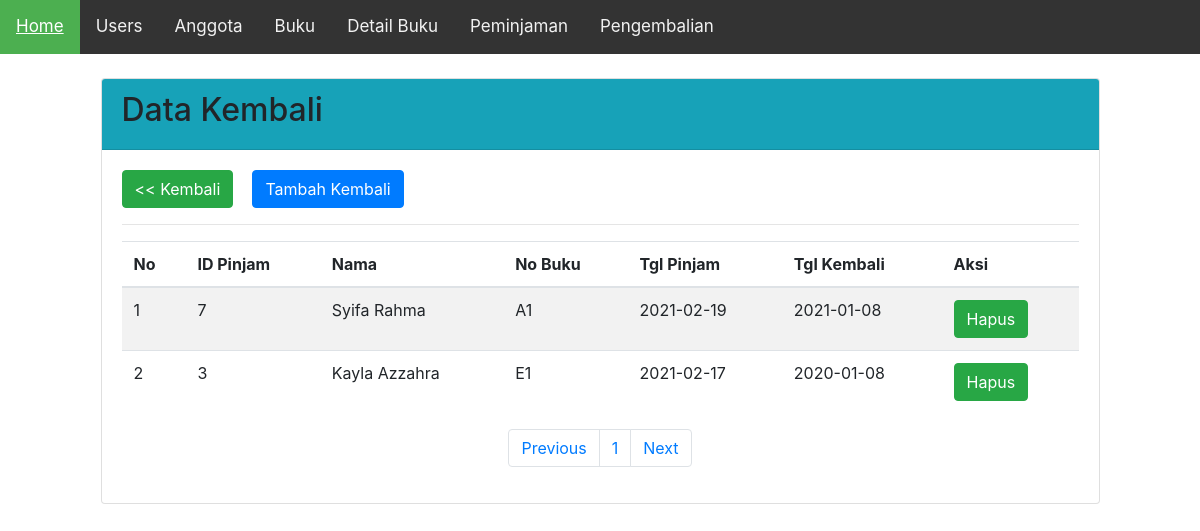
/kembali.php, run on the app's committed database.
### tables this page shows
CREATE TABLE `pengembalian` (
  `id_kembali` int(5) NOT NULL,
  `id_pinjam` int(5) NOT NULL,
  `nama_anggota` varchar(50) NOT NULL,
  `no_buku` varchar(10) NOT NULL,
  `tgl_kembali` date NOT NULL,
  `denda` varchar(100) NOT NULL
);

CREATE TABLE `peminjaman` (
  `id_pinjam` int(5) NOT NULL,
  `nis` int(10) NOT NULL,
  `nama_anggota` varchar(50) NOT NULL,
  `no_buku` varchar(10) NOT NULL,
  `tgl_pinjam` date NOT NULL,
  `status` varchar(20) NOT NULL
);

### koneksi.php (called while the page is built, shortened)
<?php
	class database{
		var $host 	= "localhost";
		var $uname	= "root";
		var $passw	= "";
		var $db 	= "perpustakaan";
		function __construct(){
			$this->koneksi = mysqli_connect(
				$this->host,
				$this->uname,
				$this->passw,
				$this->db);
		}
		function tampil_kembali(){
			$query = mysqli_query($this->koneksi,"select peminjaman.tgl_pinjam, pengembalian.id_kembali,
			pengembalian.id_pinjam, pengembalian.nama_anggota, pengembalian.no_buku, pengembalian.tgl_kembali, pengembalian.denda
			from peminjaman, pengembalian where peminjaman.id_pinjam=pengembalian.id_pinjam");
			$data = $query->num_rows;
			return $data;
		}
		function tampil_kembali_paging($awal,$batas){
		$data = mysqli_query($this->koneksi,"select peminjaman.tgl_pinjam, pengembalian.id_kembali,
		pengembalian.id_pinjam, pengembalian.nama_anggota, pengembalian.no_buku, pengembalian.tgl_kembali, pengembalian.denda
		from peminjaman, pengembalian where peminjaman.id_pinjam=pengembalian.id_pinjam order by pengembalian.tgl_kembali desc limit $awal, $batas");
		while($row= mysqli_fetch_array($data)){
			$hasil[]= $row;
		}
		$jml = $data->num_rows;
		if ($jml != 0) {
			return $hasil;
		}
	}
	}
?>

### view_kembali.php (the view, shortened to what this page needs)
<div class="table-responsive">
		<table class="table table-striped">
		<input class="btn btn-success" style="margin-right:2%;" action="action" onclick="window.history.go(-1); return false;" type="submit" value="&lt;&lt; Kembali">
		<a href="tambah_kembali.php" class="btn btn-primary">Tambah Kembali</a>
		<thead>
		<hr>
		<tr>
			<th>No</th>
			<th>ID Pinjam</th>
			<th>Nama</th>
			<th>No Buku</th>
			<th>Tgl Pinjam</th>
			<th>Tgl Kembali</th>
			<th>Aksi</th>
		</tr>
		</thead>
		<?php
			foreach($data_kembali as $row){
		?>
		<tr>
			<td><?php echo $nomor++; ?></td>
			<td><?php echo $row['id_pinjam']; ?></td>
			<td><?php echo $row['nama_anggota']; ?></td>
			<td><?php echo $row['no_buku']; ?></td>
			<td><?php echo $row['tgl_pinjam']; ?></td>
			<td><?php echo $row['tgl_kembali']; ?></td>
			<td>
				<a class="btn btn-success" a href="proses.php?aksi=hapus_kembali&id_kembali=
				<?php echo $row['id_kembali']; ?>
				"onclick='return confirm("Apakah Yakin Ingin Menghapus?")'>Hapus</a>
			</td>
			<?php
			}
			?>
		</tr>
	</table>
		<nav>
				<ul class="pagination justify-content-center">
					<li class="page-item">
						<a class="page-link" <?php if($halaman > 1) {echo "href='?halaman=$previous'";} ?>>Previous</a>
					</li>
					<?php
					for($x=1;$x<=$total_halaman;$x++){
						?>
						<li class="page-item"><a class="page-link" href="?halaman=<?php echo $x ?>"><?php echo $x; ?></a></li>
						<?php
					}
					?>
					<li class="page-item">
						<a class="page-link" <?php if($halaman < $total_halaman) {echo "href='?halaman=$next'";} ?>>Next</a>
					</li>
				</ul>
			</nav>
</div>

### data on the page
pengembalian: id_pinjam "7", nama_anggota "Syifa Rahma", no_buku "A1", id_pinjam.tgl_pinjam "2021-02-19", tgl_kembali "2021-01-08"
pengembalian: id_pinjam "3", nama_anggota "Kayla Azzahra", no_buku "E1", id_pinjam.tgl_pinjam "2021-02-17", tgl_kembali "2020-01-08"
